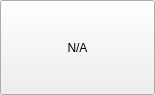
<?xml version="1.0" encoding="UTF-8"?>
<ui version="4.0">
 <class>CPEmptySrvPlugin</class>
 <widget class="QWidget" name="CPEmptySrvPlugin">
  <property name="geometry">
   <rect>
    <x>0</x>
    <y>0</y>
    <width>155</width>
    <height>95</height>
   </rect>
  </property>
  <property name="minimumSize">
   <size>
    <width>58</width>
    <height>21</height>
   </size>
  </property>
  <property name="windowTitle">
   <string>CPEmptySrv</string>
  </property>
  <layout class="QGridLayout" name="gridLayout">
   <property name="margin">
    <number>0</number>
   </property>
   <property name="spacing">
    <number>0</number>
   </property>
   <item row="0" column="0">
    <widget class="QPushButton" name="button">
     <property name="sizePolicy">
      <sizepolicy hsizetype="Minimum" vsizetype="Minimum">
       <horstretch>0</horstretch>
       <verstretch>0</verstretch>
      </sizepolicy>
     </property>
     <property name="text">
      <string>N/A</string>
     </property>
    </widget>
   </item>
  </layout>
 </widget>
 <layoutdefault spacing="6" margin="11"/>
 <resources/>
 <connections/>
 <slots>
  <slot>nukeNodelet()</slot>
 </slots>
</ui>
